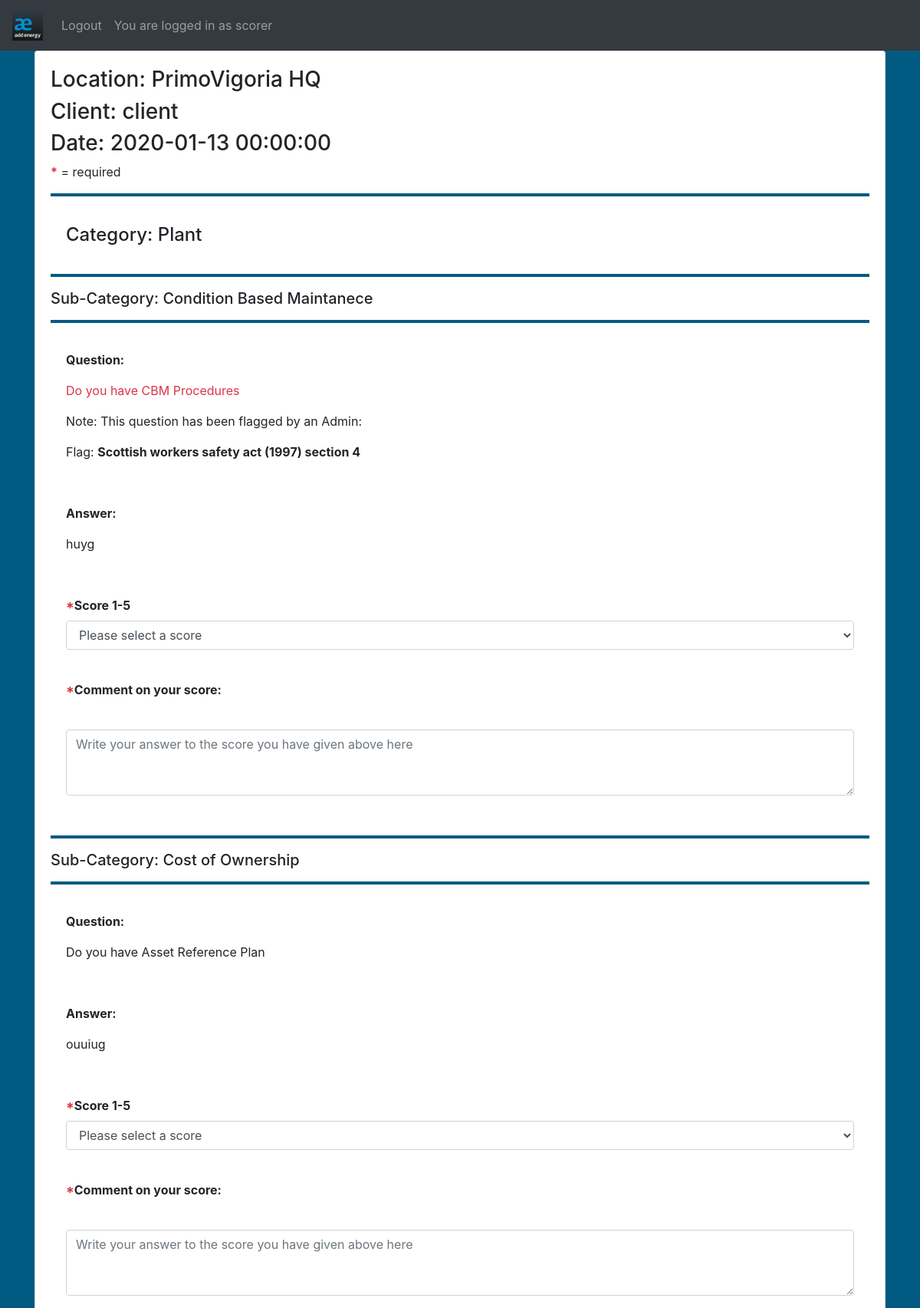
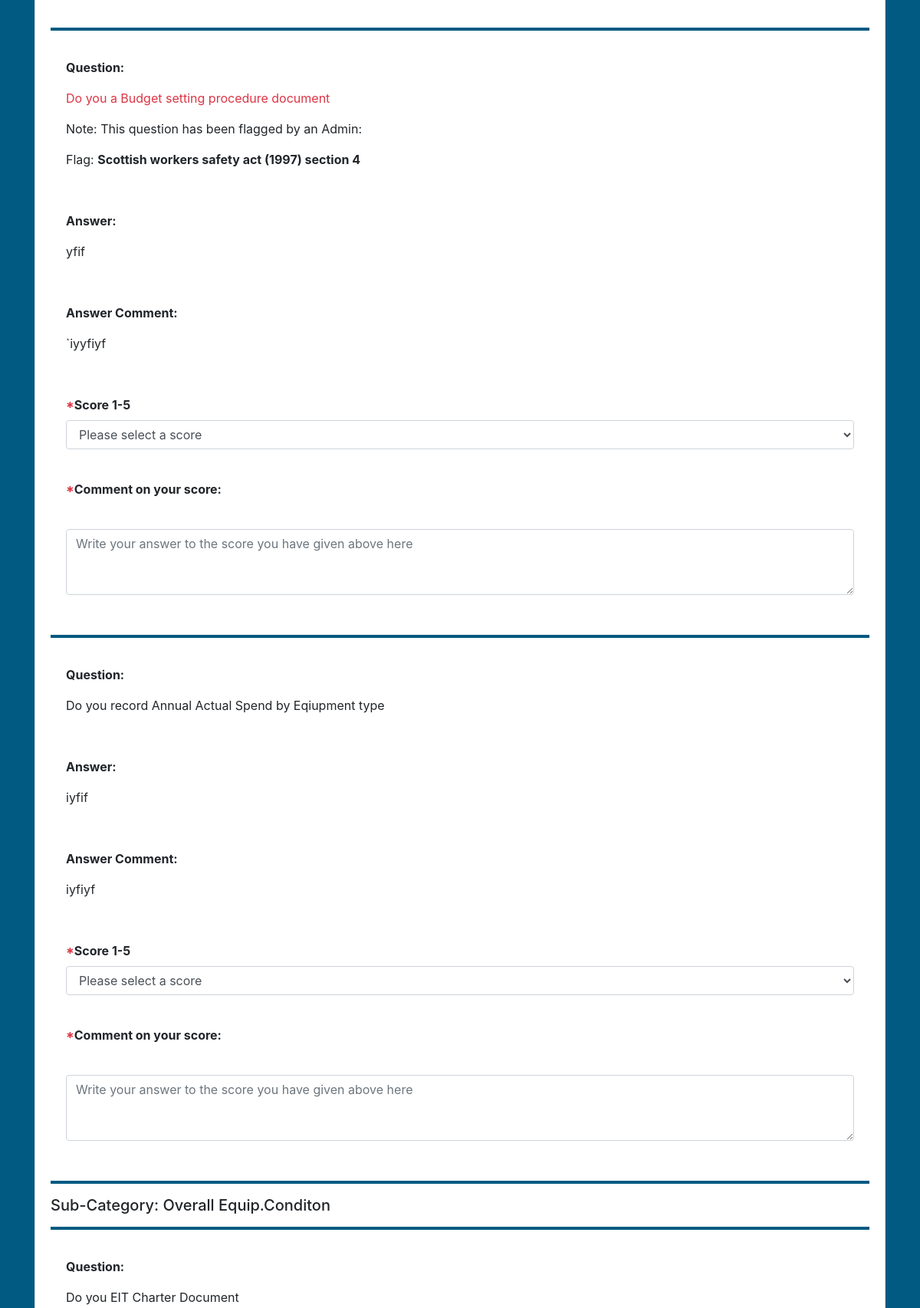
The app's page /Controllers/scoring.php?auditID=4 (signed in, upper part) with its own data (2 pictures, top to bottom).
### tables this page shows
CREATE TABLE `Audit` (
  `auditID` int(10) unsigned NOT NULL AUTO_INCREMENT,
  `completed` tinyint(4) DEFAULT '0',
  `clientID` int(10) unsigned NOT NULL,
  `location` varchar(45) NOT NULL,
  `dateCreated` datetime NOT NULL,
  PRIMARY KEY (`auditID`),
  UNIQUE KEY `AuditID_UNIQUE` (`auditID`),
  KEY `clientID_idx` (`clientID`),
  CONSTRAINT `clientID` FOREIGN KEY (`clientID`) REFERENCES `Users` (`userID`) ON DELETE NO ACTION ON UPDATE NO ACTION
);

CREATE TABLE `Users` (
  `userID` int(10) unsigned NOT NULL AUTO_INCREMENT,
  `username` varchar(45) NOT NULL,
  `passwordHash` varchar(200) NOT NULL,
  `email` varchar(45) NOT NULL,
  `accessLevel` char(1) NOT NULL,
  PRIMARY KEY (`userID`),
  UNIQUE KEY `userID_UNIQUE` (`userID`)
);

CREATE TABLE `Categories` (
  `catID` int(10) unsigned NOT NULL AUTO_INCREMENT,
  `catCode` varchar(45) NOT NULL,
  `catDescription` text NOT NULL,
  PRIMARY KEY (`catID`),
  UNIQUE KEY `catID_UNIQUE` (`catID`)
);

CREATE TABLE `SubCategories` (
  `subCatID` int(10) unsigned NOT NULL AUTO_INCREMENT,
  `subCatCode` varchar(45) NOT NULL,
  `subCatDescription` text,
  `catID` int(10) unsigned NOT NULL,
  PRIMARY KEY (`subCatID`),
  UNIQUE KEY `subCatID_UNIQUE` (`subCatID`),
  KEY `catID_idx` (`catID`),
  CONSTRAINT `catID` FOREIGN KEY (`catID`) REFERENCES `Categories` (`catID`) ON DELETE NO ACTION ON UPDATE NO ACTION
);

CREATE TABLE `Questions` (
  `questionID` int(10) unsigned NOT NULL AUTO_INCREMENT,
  `questionContent` text NOT NULL,
  `subCatID` int(10) unsigned NOT NULL,
  `oneMark` text NOT NULL,
  `twoMark` text NOT NULL,
  `threeMark` text NOT NULL,
  `fourMark` text NOT NULL,
  `fiveMark` text NOT NULL,
  PRIMARY KEY (`questionID`),
  UNIQUE KEY `questionID_UNIQUE` (`questionID`),
  KEY `subCatID_idx` (`subCatID`),
  CONSTRAINT `subCatID` FOREIGN KEY (`subCatID`) REFERENCES `SubCategories` (`subCatID`) ON DELETE NO ACTION ON UPDATE NO ACTION
);

### Models/Database.php (called while the page is built, shortened)
<?php
class Database
{
    private $connection;
    static private $database;
    private function __construct()
    {
        $serverName = "poseidon.salford.ac.uk";
        $username = "hackcamp10";
        $password = "ITvf6adLXvLNjmP";
        $this->connection = new PDO("mysql:host=$serverName;dbname=hackcamp10_spatdb", $username, $password);
        $this->connection->setAttribute(PDO::ATTR_ERRMODE, PDO::ERRMODE_EXCEPTION);
    }
    public static function getInstance()
    {
        if(!isset(self::$database))
        {
            self::$database = new Database();
        }
        return self::$database;
    }
    public function retrieve($query)
    {
        $statement = $this->connection->prepare($query);
        $statement->execute();
        $statement->setFetchMode(PDO::FETCH_ASSOC);
        $result = $statement->fetchAll();
        return $result;
    }
}

### Models/ScoringInfoGetter.php (called while the page is built, shortened)
<?php
require_once __DIR__."/AuditQuery.php";
require_once __DIR__."/UserQuery.php";
require_once __DIR__."/QuestionQuery.php";
require_once __DIR__."/SubCatQuery.php";
require_once __DIR__."/CategoryQuery.php";
class ScoringInfoGetter
{
    private $auditQuery;
    private $userQuery;
    private $questionQuery;
    private $subCatQuery;
    private $categoryQuery;
    public function __construct()
    {
        $this->auditQuery = new AuditQuery();
        $this->userQuery = new UserQuery();
        $this->questionQuery = new QuestionQuery();
        $this->subCatQuery = new SubCatQuery();
        $this->categoryQuery = new CategoryQuery();
    }
    public function getScoringInfo($auditID)
    {
        $scoringInfo = [];
        $clientID = $this->auditQuery->getClientID($auditID);
        $scoringInfo['audit'] = $this->auditQuery->getUnscoredAudit($auditID);
        $scoringInfo['client'] = $this->userQuery->getUsername($clientID);
        $scoringInfo['scoringContent'] = $this->getScoringContent($auditID);
        return $scoringInfo;
    }
    private function getScoringContent($auditID)
    {
        $questionIDs = $this->questionQuery->getQuestionIDs($auditID);
        $subCatIDs = $this->subCatQuery->getSubCatID(join(",",$questionIDs));
        $categoryIDs = $this->categoryQuery->getCategoryIDs(join(",",$subCatIDs));
        $categories = $this->categoryQuery->getCategories(join(",",$categoryIDs));
        foreach($categories as &$category)
        {
            $category['subCategories'] = $this->subCatQuery->getSubCategories($category['catID'],join(",",$subCatIDs));
            foreach($category['subCategories'] as &$subCategory)
            {
                $subCategory['questions'] = $this->questionQuery->getSubCatAuditQuestionsWithGuidelines($auditID,$subCategory['subCatID']);
            }
        }
        return $categories;
    }
}

### Models/AuditQuery.php (called while the page is built, shortened)
<?php
require_once __DIR__."/Database.php";
class AuditQuery
{
    private $database;
    public function __construct()
    {
        $this->database = Database::getInstance();
    }
    public function getUnscoredAudit($auditID)
    {
        return $this->database->retrieve("SELECT location, dateCreated FROM Audit WHERE auditID = \"$auditID\"");
    }
    public function getClientID($auditID)
    {
        return $this->database->retrieve("SELECT clientID FROM Audit WHERE auditID = \"$auditID\"")[0]['clientID'];
    }
}

### Models/UserQuery.php (called while the page is built, shortened)
<?php
require_once __DIR__."/Database.php";
class UserQuery
{
    private $database;
    public function __construct()
    {
        $this->database = Database::getInstance();
    }
    public function getUsername($userID)
    {
        return $this->database->retrieve("SELECT username FROM Users Where userID = \"$userID\"")[0];
    }
}

### Models/CategoryQuery.php (called while the page is built, shortened)
<?php
require_once __DIR__."/Database.php";
class CategoryQuery
{
    private $database;
    public function __construct()
    {
        $this->database = Database::getInstance();
    }
    public function getCategoryIDs($subCatID)
    {
        $raw = $this->database->retrieve("SELECT DISTINCT catID FROM SubCategories WHERE subCatID IN ($subCatID)");
        $questionIDList = [];
        foreach ($raw as $tuple)
        {
            array_push($questionIDList,$tuple['catID']);
        }
        return $questionIDList;
    }
    public function getCategories($catIDs)
    {
        return $this->database->retrieve("SELECT * FROM Categories WHERE catID IN ($catIDs)");
    }
}

### Models/QuestionQuery.php (called while the page is built, shortened)
<?php
require_once __DIR__."/Database.php";
class QuestionQuery
{
    private $database;
    public function __construct()
    {
        $this->database = Database::getInstance();
    }
    public function getSubCatAuditQuestionsWithGuidelines($auditID,$subCatID)
    {
        return $this->database->retrieve("SELECT questionID, questionContent, oneMark, twoMark, threeMark, fourMark, fiveMark  FROM Questions WHERE subCatID = \"$subCatID\" AND questionID IN (SELECT questionID FROM AuditQuestions WHERE auditID = \"$auditID\")");
    }
    public function getQuestionIDs($auditID)
    {
        $raw = $this->database->retrieve("SELECT questionID FROM Questions WHERE questionID IN (SELECT questionID FROM AuditQuestions WHERE auditID = \"$auditID\")");
        $idArray = [];
        foreach ($raw as $tuple)
        {
            array_push($idArray, $tuple['questionID']);
        }
        return $idArray;
    }
}

### Models/SubCatQuery.php (called while the page is built, shortened)
<?php
require_once __DIR__."/Database.php";
class SubCatQuery
{
    private $database;
    public function __construct()
    {
        $this->database = Database::getInstance();
    }
    public function getSubCatID($questionID)
    {
        $raw = $this->database->retrieve("SELECT DISTINCT subCatID FROM Questions WHERE questionID IN ($questionID)");
        $questionIDList = [];
        foreach ($raw as $tuple)
        {
            array_push($questionIDList,$tuple['subCatID']);
        }
        return $questionIDList;
    }
    public function getSubCategories($categoryID,$subcatIDs)
    {
        return $this->database->retrieve("SELECT * FROM SubCategories WHERE catID = \"$categoryID\" AND subCatID IN ($subcatIDs)");
    }
}

### Views/scoring.phtml (the view, shortened to what this page needs)
<?php
if(isset($_SESSION['loggedIn']) && ($_SESSION['accessLevel'] == 'S')) {
    require_once('../Views/template/header.phtml'); ?>
    <link rel="stylesheet" href="https://maxcdn.bootstrapcdn.com/bootstrap/4.4.1/css/bootstrap.min.css">
    <link rel='stylesheet' type='text/css' href='../css/scoringAndQuestioningStyle.php'/>
    <form action="<?php echo $_SERVER['PHP_SELF']; ?>" method="post">
        <?php
        $unscoredAudit = $view->unscoredAudit; ?>
        <div class="scorerBackground">
            <div class="container">
                <div class="card">
                    <div class="card-body">
                        <?php $audits = $unscoredAudit['audit']; ?>
                        <?php foreach ($audits as $audit) {
                            ?>
                            <?php $client = $unscoredAudit['client']; ?>
                            <h3>Location: <?php echo $audit['location']; ?></h3>
                            <h3>Client: <?php echo $client['username']; ?> </h3>
                            <h3>Date: <?php echo $audit['dateCreated']; ?> </h3>
                        <?php } ?>
                        <p><strong class="text-danger">*</strong> = required</p>
                        <?php
                        $Categories = $unscoredAudit['scoringContent'];
                        $count = 0;
                        foreach ($Categories as $Category) { ?>
                            <hr class="scorerSeparation">
                            <h4 class="card-title card-body">Category: <?php echo $Category['catDescription']; ?></h4>
                            <?php
                            $subCategories = $Category['subCategories'];
                            foreach ($subCategories as $subCategory) {
                                ?>
                                <hr class="scorerSeparation">
                                <h5 class="card-title">
                                    Sub-Category: <?php echo $subCategory['subCatDescription']; ?></h5>
                                <?php
                                $questions = $subCategory['questions'];
                                foreach ($questions as $question) {
                                    $count = $count + 1;
                                    ?>
                                    <hr class="scorerSeparation">
                                    <div class="card-body">
                                        <p><strong>Question:</strong></p>
                                        <p <?php if ($question['legalFlag'] !== null) { ?>
                                            class="text-danger"<?php } ?>><?php echo $question['questionContent']; ?></p>
                                        <?php if ($question['legalFlag'] !== null) {
                                            ?>
                                            <p>Note: This question has been flagged by an Admin:</p>
                                            <p>Flag: <strong><?php echo $question['legalFlag']; ?></strong></p>
                                        <?php } ?>
                                    </div>
                                    <?php
                                    $answers = $question['answer'];
                                    ?>
                                    <div class="card-body">
                                        <p><strong>Answer:</strong></p>
                                        <p><?php echo $answers['content']; ?></p>
                                    </div>
                                    <?php if ($answers['comment'] !== null) {
                                        ?>
                                        <div class="card-body">
                                            <p><strong>Answer Comment:</strong></p>
                                            <p><?php echo $answers['comment']; ?></p>
                                        </div>
                                    <?php }
                                        $evidences = $answers['evidence']; ?>
                                    <div class="card-body">
                                        <label for="inputScore"><strong><span class="text-danger">*</span>Score
                                                1-5</strong></label>
                                        <select id="inputScore" class="form-control"
                                                name="inputScore<?php echo $count; ?>"
                                                required>
                                            <option value="" selected disabled>Please select a score</option>
                                        </select>
                                    </div>
                                    <div class="card-body">
                                        <p><strong><span class="text-danger">*</span>Comment on your score:</strong></p>
                                        <div class="form-group shadow-textarea">
                                            <textarea required class="form-control z-depth-1" id="scoreAnswer"
                                                      name="inputComment<?php echo $count; ?>" rows="3"
                                                      placeholder="Write your answer to the score you have given above here"></textarea>
                                        </div>
                                    </div>
                                <?php }
                            }
                        }
                        ?>
                    </div>
                </div>
                <br/>
            </div>
        </div>
    </form>
    <?php require_once('../Views/template/footer.phtml');
}

### records on screen
audit: location "PrimoVigoria HQ", clientID.username "client", dateCreated "2020-01-13 00:00:00"
categories: catDescription "Plant"
subcategories: subCatDescription "Condition Based Maintanece"
questions: questionContent "Do you have CBM Procedures", legalFlag "Scottish workers safety act (1997) section 4", content "huyg"
subcategories: subCatDescription "Cost of Ownership"
questions: questionContent "Do you have Asset Reference Plan", content "ouuiug"
questions: questionContent "Do you a Budget setting procedure document", legalFlag "Scottish workers safety act (1997) section 4", content "yfif", comment "`iyyfiyf"
questions: questionContent "Do you record Annual Actual Spend by Eqiupment type", content "iyfif", comment "iyfiyf"
subcategories: subCatDescription "Overall Equip.Conditon"
questions: questionContent "Do you EIT Charter Document"

### other values on screen
$_SESSION['username'] "scorer"
